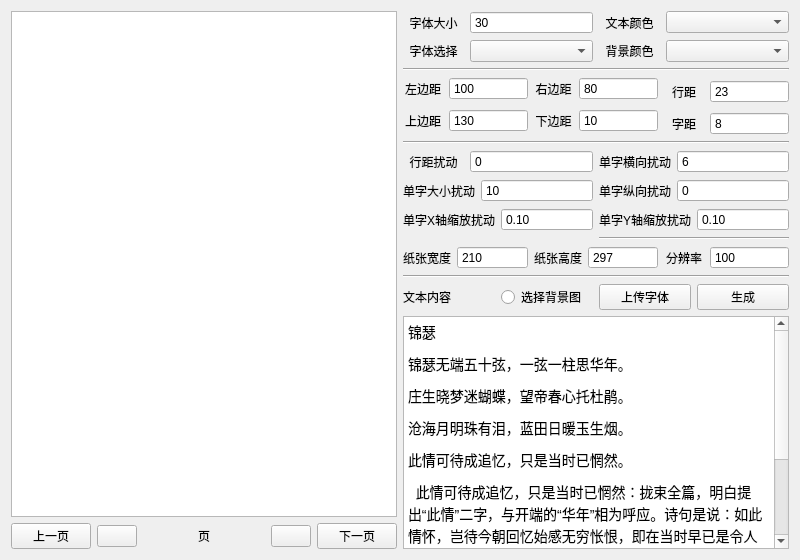
<?xml version="1.0" encoding="UTF-8"?>
<ui version="4.0">
 <class>Widget</class>
 <widget class="QWidget" name="Widget">
  <property name="geometry">
   <rect>
    <x>0</x>
    <y>0</y>
    <width>800</width>
    <height>560</height>
   </rect>
  </property>
  <property name="windowTitle">
   <string>Widget</string>
  </property>
  <layout class="QHBoxLayout" name="horizontalLayout_25">
   <item>
    <layout class="QVBoxLayout" name="verticalLayout_3">
     <item>
      <widget class="QGraphicsView" name="graphicsView"/>
     </item>
     <item>
      <layout class="QHBoxLayout" name="horizontalLayout_24">
       <item>
        <widget class="QPushButton" name="pushButton_4">
         <property name="text">
          <string>上一页</string>
         </property>
        </widget>
       </item>
       <item>
        <widget class="QPushButton" name="pushButton_5">
         <property name="cursor">
          <cursorShape>PointingHandCursor</cursorShape>
         </property>
         <property name="mouseTracking">
          <bool>false</bool>
         </property>
         <property name="text">
          <string/>
         </property>
         <property name="icon">
          <iconset resource="res.qrc">
           <normaloff>:/img/icon/bigger.png</normaloff>:/img/icon/bigger.png</iconset>
         </property>
        </widget>
       </item>
       <item>
        <spacer name="horizontalSpacer">
         <property name="orientation">
          <enum>Qt::Horizontal</enum>
         </property>
         <property name="sizeHint" stdset="0">
          <size>
           <width>40</width>
           <height>20</height>
          </size>
         </property>
        </spacer>
       </item>
       <item>
        <widget class="QLabel" name="label_22">
         <property name="text">
          <string>页</string>
         </property>
        </widget>
       </item>
       <item>
        <spacer name="horizontalSpacer_2">
         <property name="orientation">
          <enum>Qt::Horizontal</enum>
         </property>
         <property name="sizeHint" stdset="0">
          <size>
           <width>40</width>
           <height>20</height>
          </size>
         </property>
        </spacer>
       </item>
       <item>
        <widget class="QPushButton" name="pushButton_6">
         <property name="cursor">
          <cursorShape>PointingHandCursor</cursorShape>
         </property>
         <property name="mouseTracking">
          <bool>false</bool>
         </property>
         <property name="text">
          <string/>
         </property>
         <property name="icon">
          <iconset resource="res.qrc">
           <normaloff>:/img/icon/smaller.png</normaloff>:/img/icon/smaller.png</iconset>
         </property>
        </widget>
       </item>
       <item>
        <widget class="QPushButton" name="pushButton_3">
         <property name="text">
          <string>下一页</string>
         </property>
        </widget>
       </item>
      </layout>
     </item>
    </layout>
   </item>
   <item>
    <layout class="QVBoxLayout" name="verticalLayout_2">
     <item>
      <layout class="QHBoxLayout" name="horizontalLayout_21">
       <item>
        <layout class="QHBoxLayout" name="horizontalLayout" stretch="1,2">
         <item>
          <widget class="QLabel" name="label_3">
           <property name="text">
            <string>字体大小</string>
           </property>
           <property name="alignment">
            <set>Qt::AlignCenter</set>
           </property>
          </widget>
         </item>
         <item>
          <widget class="QSpinBox" name="spinBox">
           <property name="buttonSymbols">
            <enum>QAbstractSpinBox::NoButtons</enum>
           </property>
           <property name="maximum">
            <number>500</number>
           </property>
           <property name="value">
            <number>30</number>
           </property>
          </widget>
         </item>
        </layout>
       </item>
       <item>
        <layout class="QHBoxLayout" name="horizontalLayout_2" stretch="1,2">
         <item>
          <widget class="QLabel" name="label_16">
           <property name="text">
            <string>文本颜色</string>
           </property>
           <property name="alignment">
            <set>Qt::AlignCenter</set>
           </property>
          </widget>
         </item>
         <item>
          <widget class="QComboBox" name="comboBox"/>
         </item>
        </layout>
       </item>
      </layout>
     </item>
     <item>
      <layout class="QHBoxLayout" name="horizontalLayout_22">
       <item>
        <layout class="QHBoxLayout" name="horizontalLayout_3" stretch="1,2">
         <item>
          <widget class="QLabel" name="label_21">
           <property name="text">
            <string>字体选择</string>
           </property>
           <property name="alignment">
            <set>Qt::AlignCenter</set>
           </property>
          </widget>
         </item>
         <item>
          <widget class="QComboBox" name="comboBox_3"/>
         </item>
        </layout>
       </item>
       <item>
        <layout class="QHBoxLayout" name="horizontalLayout_4" stretch="1,2">
         <item>
          <widget class="QLabel" name="label_20">
           <property name="text">
            <string>背景颜色</string>
           </property>
           <property name="alignment">
            <set>Qt::AlignCenter</set>
           </property>
          </widget>
         </item>
         <item>
          <widget class="QComboBox" name="comboBox_2"/>
         </item>
        </layout>
       </item>
      </layout>
     </item>
     <item>
      <widget class="Line" name="line_4">
       <property name="orientation">
        <enum>Qt::Horizontal</enum>
       </property>
      </widget>
     </item>
     <item>
      <layout class="QGridLayout" name="gridLayout">
       <item row="0" column="0">
        <layout class="QHBoxLayout" name="horizontalLayout_5" stretch="1,2">
         <item>
          <widget class="QLabel" name="label_4">
           <property name="text">
            <string>左边距</string>
           </property>
           <property name="alignment">
            <set>Qt::AlignCenter</set>
           </property>
          </widget>
         </item>
         <item>
          <widget class="QSpinBox" name="spinBox_2">
           <property name="buttonSymbols">
            <enum>QAbstractSpinBox::NoButtons</enum>
           </property>
           <property name="maximum">
            <number>1000</number>
           </property>
           <property name="value">
            <number>100</number>
           </property>
          </widget>
         </item>
        </layout>
       </item>
       <item row="0" column="1">
        <layout class="QHBoxLayout" name="horizontalLayout_6" stretch="1,2">
         <item>
          <widget class="QLabel" name="label_5">
           <property name="text">
            <string>右边距</string>
           </property>
           <property name="alignment">
            <set>Qt::AlignCenter</set>
           </property>
          </widget>
         </item>
         <item>
          <widget class="QSpinBox" name="spinBox_3">
           <property name="buttonSymbols">
            <enum>QAbstractSpinBox::NoButtons</enum>
           </property>
           <property name="maximum">
            <number>1000</number>
           </property>
           <property name="value">
            <number>80</number>
           </property>
          </widget>
         </item>
        </layout>
       </item>
       <item row="0" column="2" rowspan="2">
        <layout class="QHBoxLayout" name="horizontalLayout_9" stretch="1,2">
         <item>
          <widget class="QLabel" name="label_8">
           <property name="text">
            <string>行距</string>
           </property>
           <property name="alignment">
            <set>Qt::AlignCenter</set>
           </property>
          </widget>
         </item>
         <item>
          <widget class="QSpinBox" name="spinBox_6">
           <property name="buttonSymbols">
            <enum>QAbstractSpinBox::NoButtons</enum>
           </property>
           <property name="maximum">
            <number>1000</number>
           </property>
           <property name="value">
            <number>23</number>
           </property>
          </widget>
         </item>
        </layout>
       </item>
       <item row="1" column="0" rowspan="2">
        <layout class="QHBoxLayout" name="horizontalLayout_7" stretch="1,2">
         <item>
          <widget class="QLabel" name="label_6">
           <property name="text">
            <string>上边距</string>
           </property>
           <property name="alignment">
            <set>Qt::AlignCenter</set>
           </property>
          </widget>
         </item>
         <item>
          <widget class="QSpinBox" name="spinBox_4">
           <property name="buttonSymbols">
            <enum>QAbstractSpinBox::NoButtons</enum>
           </property>
           <property name="maximum">
            <number>1000</number>
           </property>
           <property name="value">
            <number>130</number>
           </property>
          </widget>
         </item>
        </layout>
       </item>
       <item row="1" column="1" rowspan="2">
        <layout class="QHBoxLayout" name="horizontalLayout_8" stretch="1,2">
         <item>
          <widget class="QLabel" name="label_7">
           <property name="text">
            <string>下边距</string>
           </property>
           <property name="alignment">
            <set>Qt::AlignCenter</set>
           </property>
          </widget>
         </item>
         <item>
          <widget class="QSpinBox" name="spinBox_5">
           <property name="buttonSymbols">
            <enum>QAbstractSpinBox::NoButtons</enum>
           </property>
           <property name="maximum">
            <number>1000</number>
           </property>
           <property name="value">
            <number>10</number>
           </property>
          </widget>
         </item>
        </layout>
       </item>
       <item row="2" column="2">
        <layout class="QHBoxLayout" name="horizontalLayout_10" stretch="1,2">
         <item>
          <widget class="QLabel" name="label_9">
           <property name="text">
            <string>字距</string>
           </property>
           <property name="alignment">
            <set>Qt::AlignCenter</set>
           </property>
          </widget>
         </item>
         <item>
          <widget class="QSpinBox" name="spinBox_7">
           <property name="buttonSymbols">
            <enum>QAbstractSpinBox::NoButtons</enum>
           </property>
           <property name="maximum">
            <number>1000</number>
           </property>
           <property name="value">
            <number>8</number>
           </property>
           <property name="displayIntegerBase">
            <number>10</number>
           </property>
          </widget>
         </item>
        </layout>
       </item>
      </layout>
     </item>
     <item>
      <widget class="Line" name="line_3">
       <property name="orientation">
        <enum>Qt::Horizontal</enum>
       </property>
      </widget>
     </item>
     <item>
      <layout class="QGridLayout" name="gridLayout_2">
       <item row="2" column="1">
        <layout class="QHBoxLayout" name="horizontalLayout_16" stretch="1,2">
         <item>
          <widget class="QLabel" name="label_15">
           <property name="text">
            <string>单字Y轴缩放扰动</string>
           </property>
           <property name="alignment">
            <set>Qt::AlignCenter</set>
           </property>
          </widget>
         </item>
         <item>
          <widget class="QDoubleSpinBox" name="doubleSpinBox_2">
           <property name="buttonSymbols">
            <enum>QAbstractSpinBox::NoButtons</enum>
           </property>
           <property name="maximum">
            <double>1.000000000000000</double>
           </property>
           <property name="singleStep">
            <double>0.010000000000000</double>
           </property>
           <property name="value">
            <double>0.100000000000000</double>
           </property>
          </widget>
         </item>
        </layout>
       </item>
       <item row="0" column="0">
        <layout class="QHBoxLayout" name="horizontalLayout_11" stretch="1,2">
         <item>
          <widget class="QLabel" name="label_10">
           <property name="text">
            <string>行距扰动</string>
           </property>
           <property name="alignment">
            <set>Qt::AlignCenter</set>
           </property>
          </widget>
         </item>
         <item>
          <widget class="QSpinBox" name="spinBox_8">
           <property name="buttonSymbols">
            <enum>QAbstractSpinBox::NoButtons</enum>
           </property>
           <property name="maximum">
            <number>1000</number>
           </property>
           <property name="value">
            <number>0</number>
           </property>
          </widget>
         </item>
        </layout>
       </item>
       <item row="0" column="1">
        <layout class="QHBoxLayout" name="horizontalLayout_12" stretch="1,2">
         <item>
          <widget class="QLabel" name="label_11">
           <property name="text">
            <string>单字横向扰动</string>
           </property>
           <property name="alignment">
            <set>Qt::AlignCenter</set>
           </property>
          </widget>
         </item>
         <item>
          <widget class="QSpinBox" name="spinBox_9">
           <property name="buttonSymbols">
            <enum>QAbstractSpinBox::NoButtons</enum>
           </property>
           <property name="maximum">
            <number>1000</number>
           </property>
           <property name="value">
            <number>6</number>
           </property>
          </widget>
         </item>
        </layout>
       </item>
       <item row="1" column="0">
        <layout class="QHBoxLayout" name="horizontalLayout_14" stretch="1,2">
         <item>
          <widget class="QLabel" name="label_13">
           <property name="text">
            <string>单字大小扰动</string>
           </property>
           <property name="alignment">
            <set>Qt::AlignCenter</set>
           </property>
          </widget>
         </item>
         <item>
          <widget class="QSpinBox" name="spinBox_11">
           <property name="buttonSymbols">
            <enum>QAbstractSpinBox::NoButtons</enum>
           </property>
           <property name="maximum">
            <number>500</number>
           </property>
           <property name="value">
            <number>10</number>
           </property>
          </widget>
         </item>
        </layout>
       </item>
       <item row="2" column="0">
        <layout class="QHBoxLayout" name="horizontalLayout_15" stretch="1,2">
         <item>
          <widget class="QLabel" name="label_14">
           <property name="text">
            <string>单字X轴缩放扰动</string>
           </property>
           <property name="alignment">
            <set>Qt::AlignCenter</set>
           </property>
          </widget>
         </item>
         <item>
          <widget class="QDoubleSpinBox" name="doubleSpinBox">
           <property name="buttonSymbols">
            <enum>QAbstractSpinBox::NoButtons</enum>
           </property>
           <property name="maximum">
            <double>1.000000000000000</double>
           </property>
           <property name="singleStep">
            <double>0.010000000000000</double>
           </property>
           <property name="value">
            <double>0.100000000000000</double>
           </property>
          </widget>
         </item>
        </layout>
       </item>
       <item row="1" column="1">
        <layout class="QHBoxLayout" name="horizontalLayout_13" stretch="1,2">
         <item>
          <widget class="QLabel" name="label_12">
           <property name="text">
            <string>单字纵向扰动</string>
           </property>
           <property name="alignment">
            <set>Qt::AlignCenter</set>
           </property>
          </widget>
         </item>
         <item>
          <widget class="QSpinBox" name="spinBox_10">
           <property name="buttonSymbols">
            <enum>QAbstractSpinBox::NoButtons</enum>
           </property>
           <property name="maximum">
            <number>1000</number>
           </property>
           <property name="value">
            <number>0</number>
           </property>
          </widget>
         </item>
        </layout>
       </item>
       <item row="3" column="1">
        <widget class="Line" name="line_2">
         <property name="orientation">
          <enum>Qt::Horizontal</enum>
         </property>
        </widget>
       </item>
      </layout>
     </item>
     <item>
      <layout class="QHBoxLayout" name="horizontalLayout_23">
       <item>
        <layout class="QHBoxLayout" name="horizontalLayout_17" stretch="1,2">
         <item>
          <widget class="QLabel" name="label_18">
           <property name="text">
            <string>纸张宽度</string>
           </property>
           <property name="alignment">
            <set>Qt::AlignCenter</set>
           </property>
          </widget>
         </item>
         <item>
          <widget class="QSpinBox" name="spinBox_13">
           <property name="buttonSymbols">
            <enum>QAbstractSpinBox::NoButtons</enum>
           </property>
           <property name="maximum">
            <number>1000</number>
           </property>
           <property name="value">
            <number>210</number>
           </property>
          </widget>
         </item>
        </layout>
       </item>
       <item>
        <layout class="QHBoxLayout" name="horizontalLayout_18" stretch="1,2">
         <item>
          <widget class="QLabel" name="label_17">
           <property name="text">
            <string>纸张高度</string>
           </property>
           <property name="alignment">
            <set>Qt::AlignCenter</set>
           </property>
          </widget>
         </item>
         <item>
          <widget class="QSpinBox" name="spinBox_12">
           <property name="buttonSymbols">
            <enum>QAbstractSpinBox::NoButtons</enum>
           </property>
           <property name="maximum">
            <number>1000</number>
           </property>
           <property name="value">
            <number>297</number>
           </property>
          </widget>
         </item>
        </layout>
       </item>
       <item>
        <layout class="QHBoxLayout" name="horizontalLayout_19" stretch="1,2">
         <item>
          <widget class="QLabel" name="label_19">
           <property name="text">
            <string>分辨率</string>
           </property>
           <property name="alignment">
            <set>Qt::AlignCenter</set>
           </property>
          </widget>
         </item>
         <item>
          <widget class="QSpinBox" name="spinBox_14">
           <property name="buttonSymbols">
            <enum>QAbstractSpinBox::NoButtons</enum>
           </property>
           <property name="maximum">
            <number>1000</number>
           </property>
           <property name="value">
            <number>100</number>
           </property>
          </widget>
         </item>
        </layout>
       </item>
      </layout>
     </item>
     <item>
      <widget class="Line" name="line">
       <property name="orientation">
        <enum>Qt::Horizontal</enum>
       </property>
      </widget>
     </item>
     <item>
      <layout class="QVBoxLayout" name="verticalLayout">
       <item>
        <layout class="QHBoxLayout" name="horizontalLayout_20">
         <item>
          <widget class="QLabel" name="label_2">
           <property name="text">
            <string>文本内容</string>
           </property>
          </widget>
         </item>
         <item>
          <widget class="QRadioButton" name="radioButton">
           <property name="text">
            <string>选择背景图</string>
           </property>
          </widget>
         </item>
         <item>
          <widget class="QPushButton" name="pushButton_2">
           <property name="text">
            <string>上传字体</string>
           </property>
          </widget>
         </item>
         <item>
          <widget class="QPushButton" name="pushButton">
           <property name="text">
            <string>生成</string>
           </property>
          </widget>
         </item>
        </layout>
       </item>
       <item>
        <widget class="QTextEdit" name="textEdit">
         <property name="html">
          <string>&lt;!DOCTYPE HTML PUBLIC &quot;-//W3C//DTD HTML 4.0//EN&quot; &quot;http://www.w3.org/TR/REC-html40/strict.dtd&quot;&gt;
&lt;html&gt;&lt;head&gt;&lt;meta name=&quot;qrichtext&quot; content=&quot;1&quot; /&gt;&lt;meta charset=&quot;utf-8&quot; /&gt;&lt;style type=&quot;text/css&quot;&gt;
p, li { white-space: pre-wrap; }
hr { height: 1px; border-width: 0; }
li.unchecked::marker { content: &quot;\2610&quot;; }
li.checked::marker { content: &quot;\2612&quot;; }
&lt;/style&gt;&lt;/head&gt;&lt;body style=&quot; font-family:'Microsoft YaHei UI'; font-size:9pt; font-weight:400; font-style:normal;&quot;&gt;
&lt;p style=&quot; margin-top:0px; margin-bottom:10px; margin-left:0px; margin-right:0px; -qt-block-indent:0; text-indent:0px; background-color:#ffffff;&quot;&gt;&lt;span style=&quot; font-family:'Helvetica Neue','Helvetica','Arial','sans-serif'; font-size:14px; color:#000000; background-color:#ffffff;&quot;&gt;锦瑟&lt;/span&gt;&lt;/p&gt;
&lt;p style=&quot; margin-top:0px; margin-bottom:10px; margin-left:0px; margin-right:0px; -qt-block-indent:0; text-indent:0px; background-color:#ffffff;&quot;&gt;&lt;span style=&quot; font-family:'Helvetica Neue','Helvetica','Arial','sans-serif'; font-size:14px; color:#000000; background-color:#ffffff;&quot;&gt;锦瑟无端五十弦，一弦一柱思华年。&lt;/span&gt;&lt;/p&gt;
&lt;p style=&quot; margin-top:0px; margin-bottom:10px; margin-left:0px; margin-right:0px; -qt-block-indent:0; text-indent:0px; background-color:#ffffff;&quot;&gt;&lt;span style=&quot; font-family:'Helvetica Neue','Helvetica','Arial','sans-serif'; font-size:14px; color:#000000; background-color:#ffffff;&quot;&gt;庄生晓梦迷蝴蝶，望帝春心托杜鹃。&lt;/span&gt;&lt;/p&gt;
&lt;p style=&quot; margin-top:0px; margin-bottom:10px; margin-left:0px; margin-right:0px; -qt-block-indent:0; text-indent:0px; background-color:#ffffff;&quot;&gt;&lt;span style=&quot; font-family:'Helvetica Neue','Helvetica','Arial','sans-serif'; font-size:14px; color:#000000; background-color:#ffffff;&quot;&gt;沧海月明珠有泪，蓝田日暖玉生烟。&lt;/span&gt;&lt;/p&gt;
&lt;p style=&quot; margin-top:0px; margin-bottom:10px; margin-left:0px; margin-right:0px; -qt-block-indent:0; text-indent:0px; background-color:#ffffff;&quot;&gt;&lt;span style=&quot; font-family:'Helvetica Neue','Helvetica','Arial','sans-serif'; font-size:14px; color:#000000; background-color:#ffffff;&quot;&gt;此情可待成追忆，只是当时已惘然。&lt;/span&gt;&lt;/p&gt;
&lt;p style=&quot; margin-top:0px; margin-bottom:0px; margin-left:0px; margin-right:0px; -qt-block-indent:0; text-indent:0px;&quot;&gt;&lt;span style=&quot; font-family:'Helvetica Neue','Helvetica','Arial','sans-serif'; font-size:14px; color:#000000; background-color:#ffffff;&quot;&gt;  此情可待成追忆，只是当时已惘然：拢束全篇，明白提出“此情”二字，与开端的“华年”相为呼应。诗句是说：如此情怀，岂待今朝回忆始感无穷怅恨，即在当时早已是令人不胜惘然惆怅了.那么今朝追忆，其为怅恨，又当如何！诗人用这两句诗表达出了几层曲折，而几层曲折又只是为了说明那种怅惘的苦痛心情。五十的锦瑟乃是天神所用，世间用的锦瑟乃是二十五弦的。五十弦的锦瑟，音律太丰富，音域太广阔，音韵太悲美而让凡人享受不了，五十弦的锦瑟是作者自喻：才高志远却难为世用。&lt;/span&gt;&lt;/p&gt;&lt;/body&gt;&lt;/html&gt;</string>
         </property>
        </widget>
       </item>
      </layout>
     </item>
    </layout>
   </item>
  </layout>
 </widget>
 <resources>
  <include location="res.qrc"/>
 </resources>
 <connections/>
</ui>
